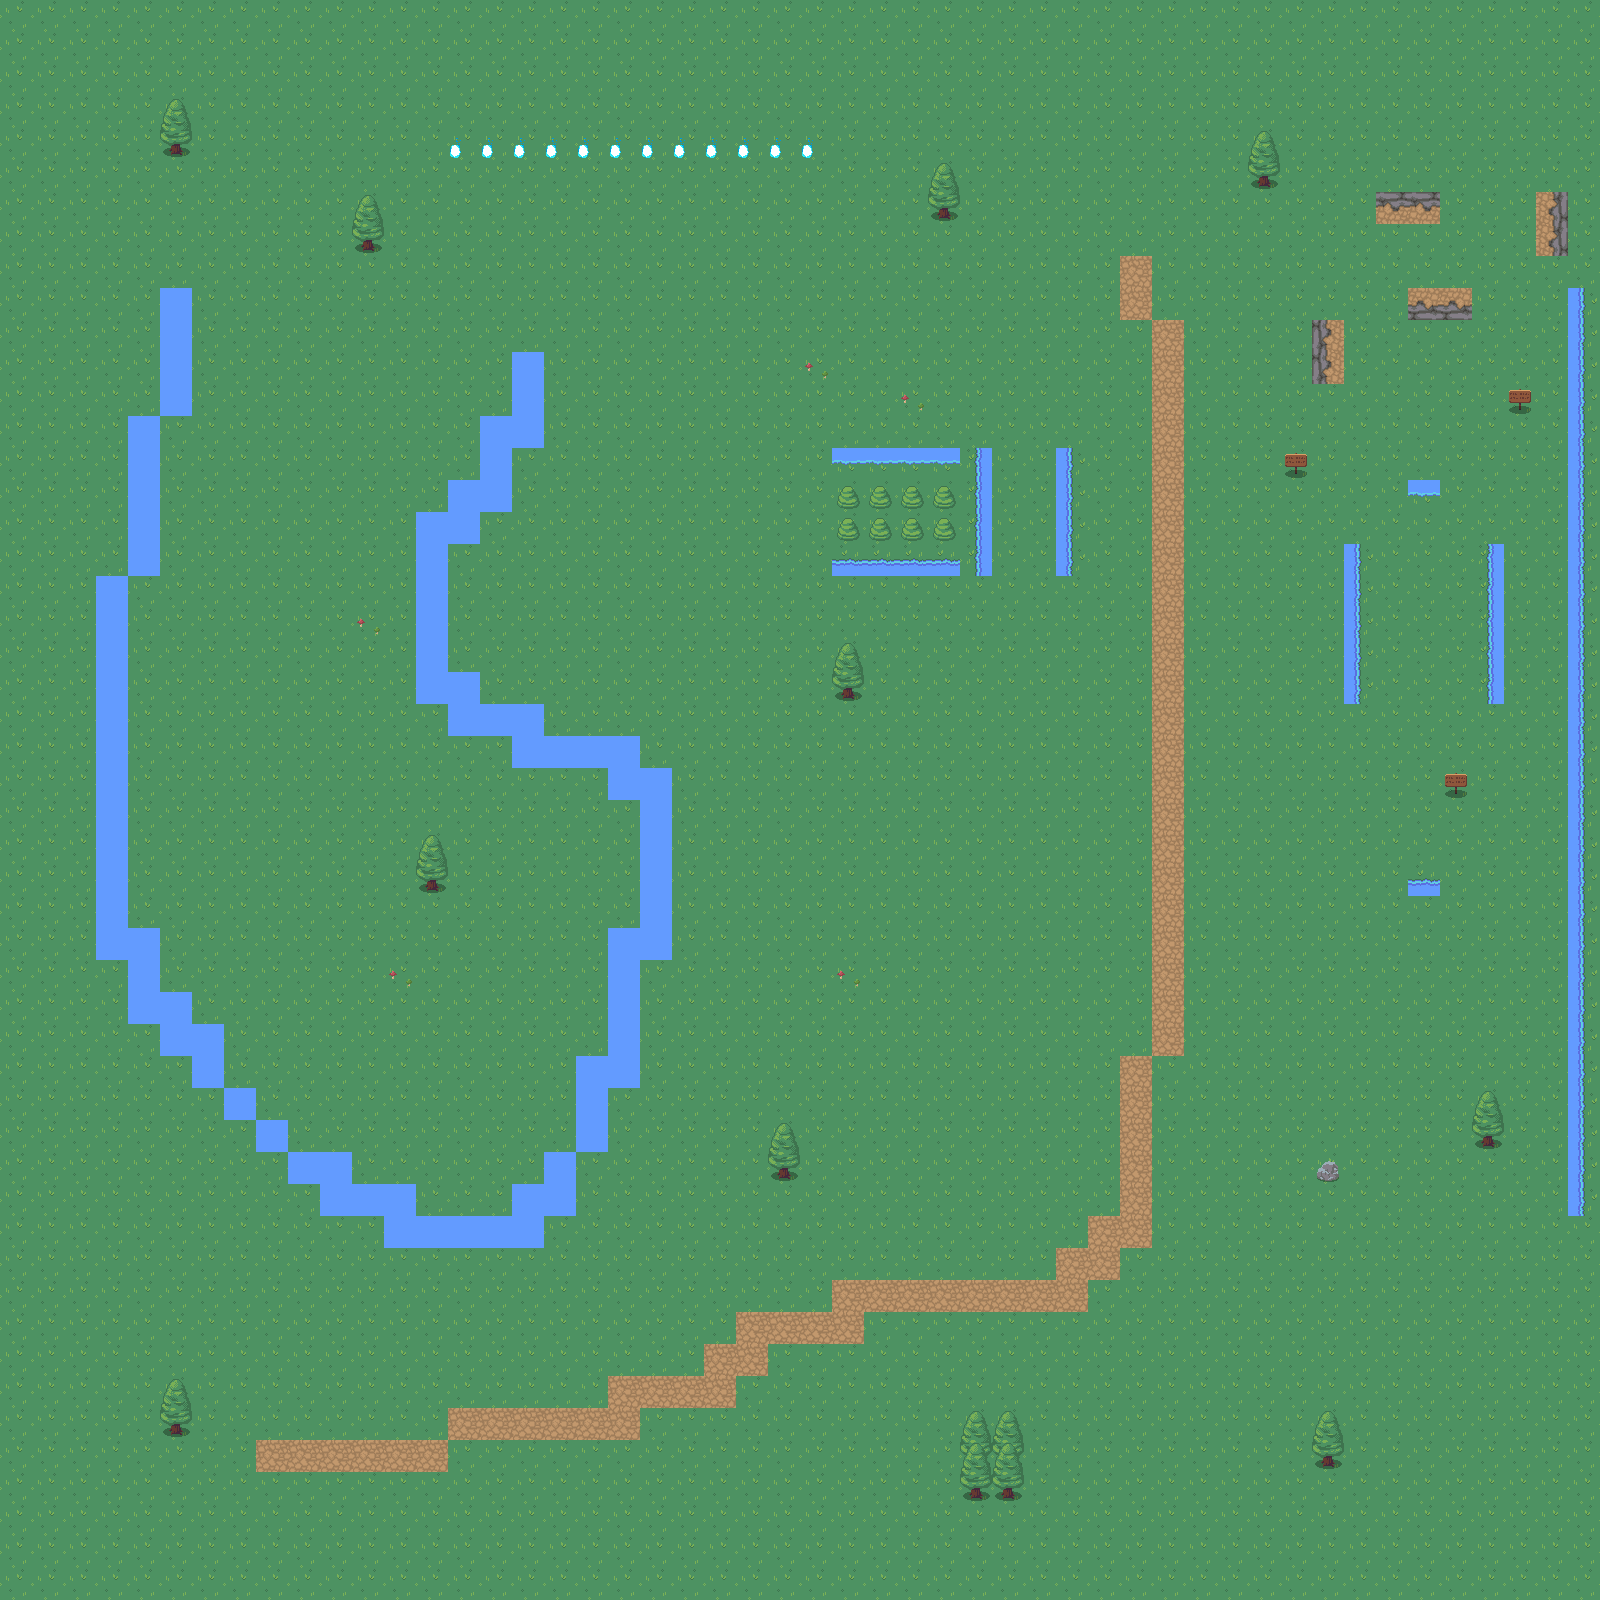

Tiled map render using the project's own tile images. Description and the map definition, with tile-layer contents summarised, below:
An orthogonal 50x50 tile map with 32x32 px tiles, 2 tile layers (boden, middle), 2 tilesets.

<map version="1.2" tiledversion="1.2.5" orientation="orthogonal" renderorder="right-down" width="50" height="50" tilewidth="32" tileheight="32" infinite="0" nextlayerid="4" nextobjectid="1">
 <tileset firstgid="1" source="nature.tsx" />
 <tileset firstgid="181" source="animated.tsx" />
 <layer id="1" name="boden" width="50" height="50">
  <data>[2500 cells, 2500 non-empty, 11 distinct tile ids]</data>
 </layer>
 <layer id="2" name="middle" width="50" height="50">
  <data>[2500 cells, 100 non-empty, 12 distinct tile ids]</data>
 </layer>
</map>
